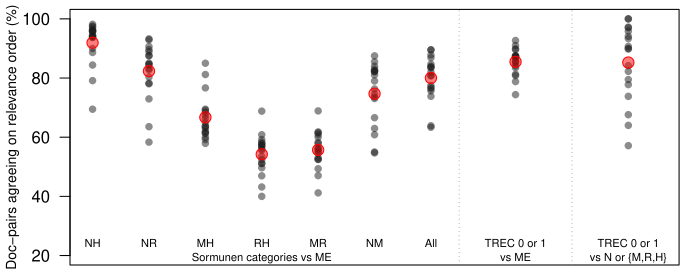

Source code (R):
#
# For all doc pairs (within a topic), is ME consistent with
# Sormunen or TREC? How compare to Sormunen vs TREC?
# Exclude pairs where S/T are equal (it is unlikely ME will be equal).
#
# Thu 17 Dec 2015 11:04:52 AEDT
# Andrew Turpin
#

require(parallel)

##########################################################
# Returns agreement per topic for category specified
#
# j1 in {"sorm", "trec"}
# cat1 and cat2 are two Sorm categories (0123)
##########################################################
agree <- function(cat1, cat2, j1) {
    l <- mclapply(t, function(ds) {
        if (is.na(cat1)) {
            z <- ds[,j1] != "N" 
        } else {
            z <- (ds$sorm == cat1 | ds$sorm == cat2) & ds[,j1] != "N" 
        }
        ds <- ds[z,]
        a <- sapply(1:(nrow(ds)-1), function(i) {
           for(j in (i+1):nrow(ds))
                if (ds[i,j1] == ds[j,j1]) {
                    return(NA)
                } else {
                    return(
                           (ds[i,j1] < ds[j,j1] && ds$norm[i] < ds$norm[j]) 
                        || (ds[i,j1] > ds[j,j1] && ds$norm[i] > ds$norm[j]) 
                    )
                }
        })
        z <- !is.na(a)
        if (sum(z)  > 0) {
            a <- a[z]
            return(a)
        } else {
            return(NA)
        }
    })
    return(mclapply(l, function(x) sum(x)/length(x)))
}

##################################################################

d <- read.csv("results_aggregated.csv")

t <- mclapply(split(d, list(d$topic_id)), "[", c("document","norm", "sorm", "trec"))

load(file="pairwise2.Rdata")
rm("a_T_ME")
rm("a_T_S")
    # a_S_ME  is list indexed by S-category pairs of agreement for each topic
    # a_T_S   is list indexed by S-category pairs of agreement for each topic

a_T_ME <- unlist(lapply(t, function(ds) {
            z0 <- which(ds$trec == "0")
            z1 <- which(ds$trec == "1")
            ps <- expand.grid(z0, z1)
            ags <- ds$norm[ps[,1]] < ds$norm[ps[,2]]
            sum(ags)/nrow(ps)
          }))
a_T_S <- unlist(lapply(t, function(ds) {
            z <- ds$sorm != "N" & ds$trec != "N" 
            ds <- ds[z,]

            z <- rep(NA, nrow(ds))
            for (dd in unique(ds$document)) {
                ii <- which(ds$document == dd)
                z[ii] <- FALSE
                z[ii[1]] <- TRUE
            }
            ds <- ds[z,]
        
            s <- ds$sorm
            s[ds$sorm == "0"] <- "0"
            s[ds$sorm != "0"] <- "1"

            ags <- ds$trec == s
            sum(ags)/nrow(ds)
          }))
##################################################################
options(errors=dev.off)
pdf("pairwise5.pdf", width=2.5*7/cm(1), height=1*7/cm(1))
par(mar=c(0,3,0,0)+0.5)
par(mgp=c(2.5,1,0))


mtext1 <- -1.7
mtext2 <- -1

plot(0,0,type="n", xlab="", 
    ylab="Doc-pairs agreeing on relevance order (%)", 
    xlim=c(0,10), ylim=c(30,100), axes=FALSE,
    cex.lab=0.8
)
box()
axis(2, las=1)

abline(v=c(6.5,8.5), lty=3, col=grey(0.6))

xpos <- 0
for (cc in c("NH", "NR", "MH", "RH", "MR", "NM", "All")) {
    points(rep(xpos, length(a_S_ME[[cc]])), 100*unlist(a_S_ME[[cc]]), pch=21,col=NA, bg=grey(0.1,0.5))

    points(xpos, 100*mean(unlist(a_S_ME[[cc]]),na.rm=TRUE), pch=21, col="red"  , bg=rgb(1, 0, 0, 0.5), cex=1.5)
    cat(sprintf("Mean %5s: %10.3f%%\n",cc,100*mean(unlist(a_S_ME[[cc]]),na.rm=TRUE)))

    mtext(cc, 1, mtext1, at=xpos, cex=0.7)

    xpos <- xpos + 1
}

mtext("Sormunen categories vs ME", 1, mtext2, at=3, cex=0.7)

xpos <- xpos + 0.5  # skip one

points(rep(xpos, length(a_T_ME)), 100*unlist(a_T_ME), pch=21,col=NA, bg=grey(0.1,0.5))
points(xpos, 100*mean(unlist(a_T_ME),na.rm=TRUE), pch=21, col="red"  , bg=rgb(1, 0, 0, 0.5), cex=1.5)
mtext("TREC 0 or 1", 1,mtext1, at=xpos, cex=0.7)
mtext("vs ME"      , 1,mtext2, at=xpos, cex=0.7)
cat(sprintf("Mean %5s: %10.3f%%\n","TvsME",100*mean(unlist(a_T_ME),na.rm=TRUE)))

xpos <- xpos + 2  # skip one

points(rep(xpos, length(a_T_S)), 100*unlist(a_T_S), pch=21,col=NA, bg=grey(0.1,0.5))
points(xpos, 100*mean(unlist(a_T_S),na.rm=TRUE), pch=21, col="red"  , bg=rgb(1, 0, 0, 0.5), cex=1.5)
mtext("TREC 0 or 1"    , 1, mtext1, at=xpos, cex=0.7)
mtext("vs N or {M,R,H}", 1, mtext2, at=xpos, cex=0.7)
cat(sprintf("Mean %5s: %10.3f%%\n","TvsS",100*mean(unlist(a_T_S),na.rm=TRUE)))

dev.off()
options(errors=NULL)
